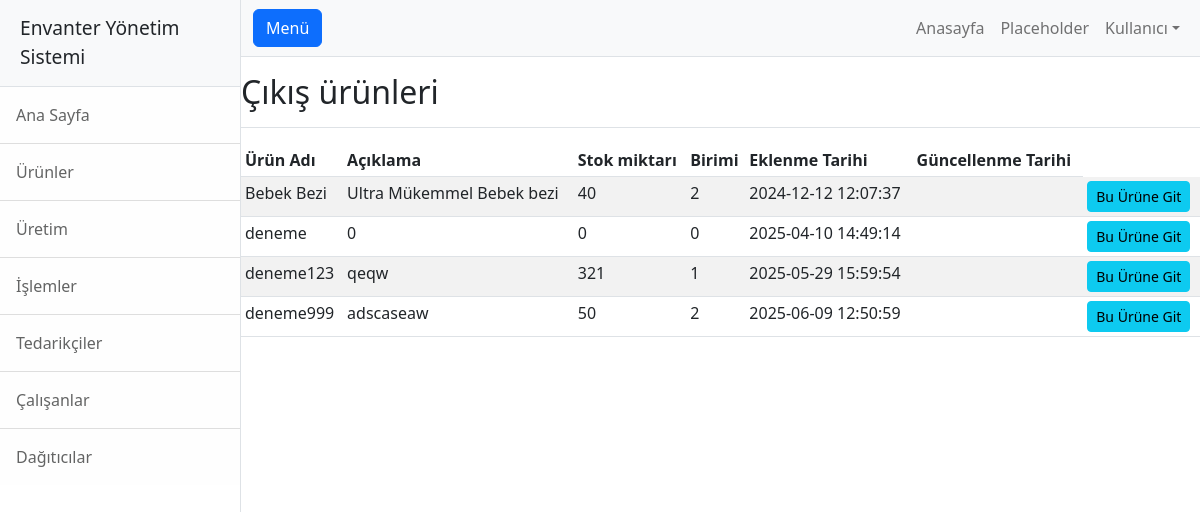
The app's page /stok.php with its own data.
### tables this page shows
CREATE TABLE `cikan` (
  `id` int(11) NOT NULL,
  `ad` varchar(255) NOT NULL,
  `aciklama` text,
  `birim` int(11) NOT NULL,
  `eklenme` timestamp NULL DEFAULT CURRENT_TIMESTAMP,
  `guncelleme` timestamp NULL DEFAULT CURRENT_TIMESTAMP,
  `stok` int(11) NOT NULL
);

### stok.php (the view, shortened to what this page needs)
<?php include('header.php'); ?>
<main role="main" class="main-content">
    <div class="d-flex justify-content-between flex-wrap flex-md-nowrap align-items-center pt-3 pb-2 mb-3 border-bottom">
        <h1 class="h2">Çıkış ürünleri</h1>
    </div>
    <div class="table-responsive">
        <table class="table table-striped table-sm">
            <thead>
                <tr>
                    <th>Ürün Adı</th>
                    <th>Açıklama</th>
                    <th>Stok miktarı</th>
                    <th>Birimi</th>
                    <th>Eklenme Tarihi</th>
                    <th>Güncellenme Tarihi</th>
                </tr>
            </thead>
            <tbody>
                <?php
                include('db.php');
                $query = "SELECT * FROM cikan";
                $result = mysqli_query($conn, $query);
                while ($row = mysqli_fetch_assoc($result)) {
                    $urun_id = $row['id'];
                    echo "<tr>
                        <td>{$row['ad']}</td>
                        <td>{$row['aciklama']}</td>
                        <td>{$row['stok']}</td>
                        <td>{$row['birim']}</td>
                        <td>{$row['eklenme']}</td>
                        <td>{$row['guncellenme']}</td>
                        <td><a href='urun_detay.php?id={$urun_id}' class='btn btn-info btn-sm'>Bu Ürüne Git</a></td>
                    </tr>";
                }
                ?>
            </tbody>
        </table>
    </div>
</main>

### records on screen
cikan: ad "Bebek Bezi", aciklama "Ultra Mükemmel Bebek bezi", stok "40", birim "2", eklenme "2024-12-12 12:07:37"
cikan: ad "deneme", aciklama "0", stok "0", birim "0", eklenme "2025-04-10 14:49:14"
cikan: ad "deneme123", aciklama "qeqw", stok "321", birim "1", eklenme "2025-05-29 15:59:54"
cikan: ad "deneme999", aciklama "adscaseaw", stok "50", birim "2", eklenme "2025-06-09 12:50:59"
